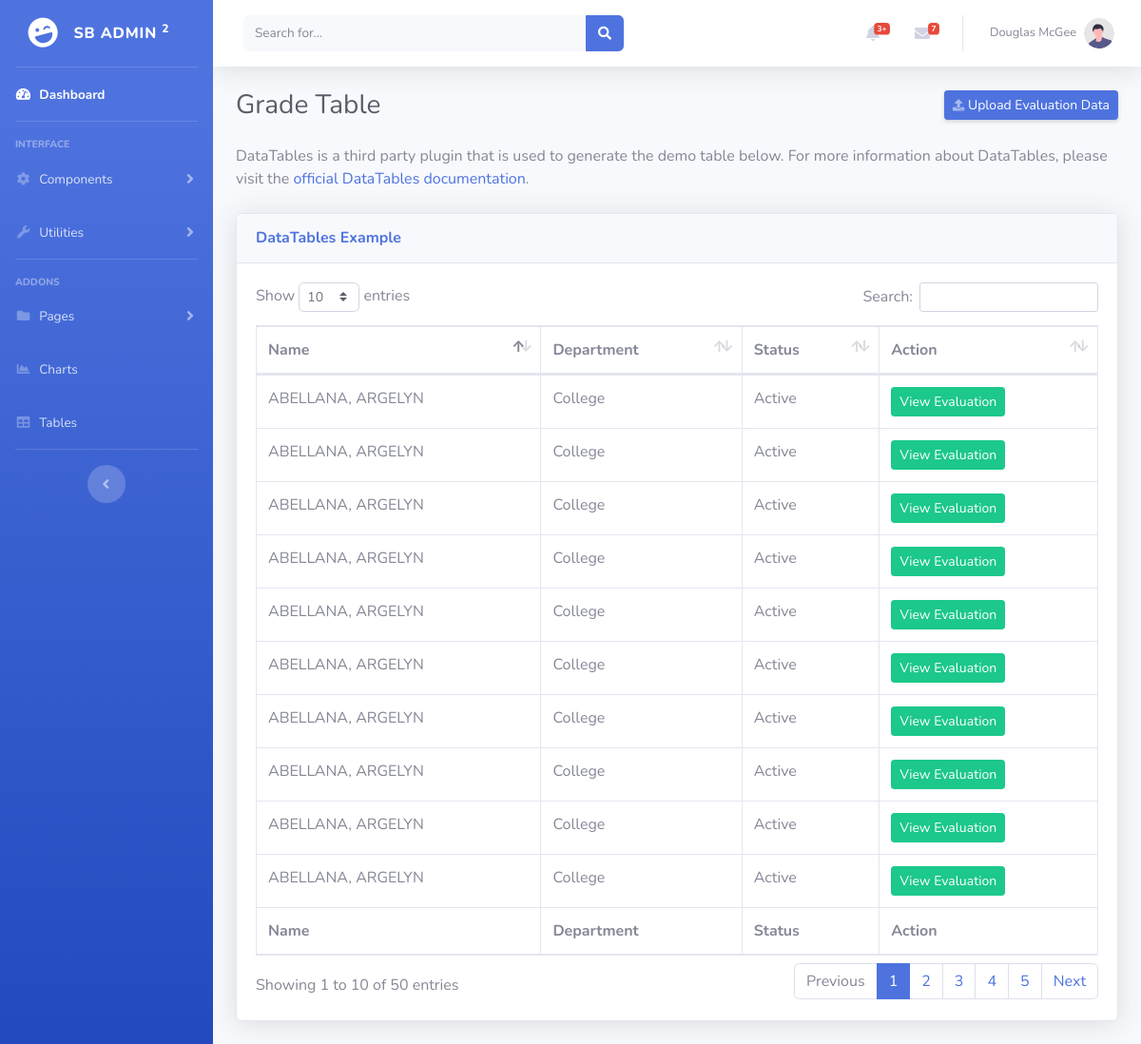
/admin/evaluation-table.php, run on the app's committed database.
### tables this page shows
CREATE TABLE `tbl_evaluation` (
  `eval_id` int(10) NOT NULL,
  `yr_id` int(10) NOT NULL,
  `sem_id` int(10) NOT NULL,
  `ins_id` int(10) NOT NULL,
  `a1` int(10) NOT NULL,
  `a2` int(10) NOT NULL,
  `a3` int(10) NOT NULL,
  `a4` int(10) NOT NULL,
  `a5` int(10) NOT NULL,
  `a6` int(10) NOT NULL,
  `a7` int(10) NOT NULL,
  `a8` int(10) NOT NULL,
  `a9` int(10) NOT NULL,
  `a10` int(10) NOT NULL,
  `a11` int(10) NOT NULL,
  `a12` int(10) NOT NULL,
  `a13` int(10) NOT NULL,
  `a14` int(10) NOT NULL,
  `a15` int(10) NOT NULL,
  `a16` int(10) NOT NULL,
  `b17` int(10) NOT NULL,
  `b18` int(10) NOT NULL,
  `b19` int(10) NOT NULL,
  `b20` int(10) NOT NULL,
  `b21` int(10) NOT NULL,
  `b22` int(10) NOT NULL,
  `b23` int(10) NOT NULL,
  `b24` int(10) NOT NULL,
  `b25` int(11) NOT NULL,
  `b26` int(10) NOT NULL,
  `b27` int(10) NOT NULL,
  `b28` int(10) NOT NULL,
  `b29` int(10) NOT NULL,
  `b30` int(10) NOT NULL,
  `eval_email` varchar(50) NOT NULL,
  `eval_comments` longtext NOT NULL,
  `eval_name` varchar(100) NOT NULL,
  `eval_course` varchar(50) NOT NULL,
  `eval_date` varchar(50) NOT NULL
);

CREATE TABLE `tbl_instructor` (
  `ins_id` int(10) NOT NULL,
  `ins_name` varchar(50) NOT NULL,
  `ins_dept` varchar(50) NOT NULL,
  `ins_status` varchar(20) NOT NULL
);

### admin/evaluation-table.php (the view, shortened to what this page needs)
<?php
include_once '../templates/header.php';
?>
                <div class="container-fluid">
                <div class="d-sm-flex align-items-center justify-content-between mb-4">
                        <h1 class="h3 mb-0 text-gray-800">Grade Table</h1>
                        <a href="../upload/upload.evaluation.php" class="d-none d-sm-inline-block btn btn-sm btn-primary shadow-sm"><i
                                class="fas fa-upload fa-sm text-white-50"></i> Upload Evaluation Data</a>
                    </div>
                    <p class="mb-4">DataTables is a third party plugin that is used to generate the demo table below.
                        For more information about DataTables, please visit the <a target="_blank"
                            href="https://datatables.net">official DataTables documentation</a>.</p>
                    <div class="card shadow mb-4">
                        <div class="card-header py-3">
                            <h6 class="m-0 font-weight-bold text-primary">DataTables Example</h6>
                        </div>
                        <div class="card-body">
                            <div class="table-responsive">
                                <table class="table table-bordered" id="dataTable" width="100%" cellspacing="0">
                                    <thead>
                                        <tr>
                                        <th>Name</th>
                                        <th>Department</th>
                                        <th>Status</th>
                                        <th>Action</th>
                                        </tr>
                                    </thead>
                                    <tfoot>
                                        <tr>
                                        <th>Name</th>
                                        <th>Department</th>
                                        <th>Status</th>
                                        <th>Action</th>
                                        </tr>
                                    </tfoot>
                                    <tbody>
                                    <?php
                                        $database = new Connection();
                                        $db = $database->open();
                                        try{
                                            $sql = 'SELECT
                                            *
                                            FROM tbl_evaluation
                                            INNER JOIN tbl_instructor
                                            ON tbl_evaluation.ins_id=tbl_instructor.ins_id
                                            ORDER BY tbl_instructor.ins_name ASC LIMIT 50';
                                            foreach ($db->query($sql) as $row) {
                                                ?>
                                                <tr>
                                                    <td><?php echo $row["ins_name"]?></td>
                                                    <td><?php echo $row["ins_dept"]?></td>
                                                    <td><?php echo $row["ins_status"]?></td>
                                                    <td>
                                                    <form action="blank.php" method="post" style="margin: 0;">
                                                        <button type="submit" class="btn btn-success btn-sm" name ="submit">View Evaluation </button>
                                                        </form>
                                                    </td>
                                                </tr>
                                                <?php
                                            }
                                        }
                                        catch(PDOException $e){
                                            echo "There is some problem in connection: " . $e->getMessage();
                                        }
                                    ?>
                                    </tbody>
                                </table>
                            </div>
                        </div>
                    </div>
                </div>
<?php
include_once '../templates/footer.php';
?>

### data on the page
tbl_evaluation: ins.ins_name "ABELLANA, ARGELYN", ins.ins_dept "College", ins.ins_status "Active"
tbl_evaluation: ins.ins_name "ABELLANA, ARGELYN", ins.ins_dept "College", ins.ins_status "Active"
tbl_evaluation: ins.ins_name "ABELLANA, ARGELYN", ins.ins_dept "College", ins.ins_status "Active"
tbl_evaluation: ins.ins_name "ABELLANA, ARGELYN", ins.ins_dept "College", ins.ins_status "Active"
tbl_evaluation: ins.ins_name "ABELLANA, ARGELYN", ins.ins_dept "College", ins.ins_status "Active"
tbl_evaluation: ins.ins_name "ABELLANA, ARGELYN", ins.ins_dept "College", ins.ins_status "Active"
tbl_evaluation: ins.ins_name "ABELLANA, ARGELYN", ins.ins_dept "College", ins.ins_status "Active"
tbl_evaluation: ins.ins_name "ABELLANA, ARGELYN", ins.ins_dept "College", ins.ins_status "Active"
tbl_evaluation: ins.ins_name "ABELLANA, ARGELYN", ins.ins_dept "College", ins.ins_status "Active"
tbl_evaluation: ins.ins_name "ABELLANA, ARGELYN", ins.ins_dept "College", ins.ins_status "Active"
